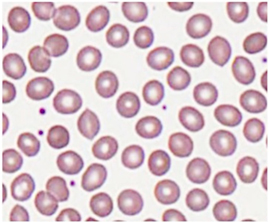
#> input picture resources/blood_cells_easy_1.jpg, 269 x 222 px
$ python -i watershed.py   (imports and definitions only)
#> lines starting #> are read from the running program, lines starting #| are printed output that depends on the picture; after the words box and inside, x2 and y2 are one past the last pixel; in counts of white or black regions, pixels touching at a corner belong together
### utils.py
import io

from matplotlib import pyplot as plt
import skimage as ski
from skimage import io, color

from constants import OUTCOMES_PATH_RELATIVE
from models import ImageObjectsStatistics


def load_image(path):
    img = io.imread(path)
    if img.ndim == 3 and img.shape[-1] == 4: # is alpha channel in image
        img = img[..., :3]  # drop alpha channel

    return color.rgb2gray(img)

# [71 lines left out: functions visualize_image, visualize_labels_on_image, visualize_objects_statistics, visualize_multiple_objects_statistics, save_image, save_objects_statistics, not called in this run]

### watershed.py
import copy
import time

import numpy as np
from scipy import ndimage as ndi
from skimage import filters, morphology, measure, segmentation

from constants import HUMAN_CELLS_MITOSIS_EASY, HUMAN_CELLS_MITOSIS_BINS
from models import ImageObjectsStatistics
from utils import load_image, visualize_objects_statistics, visualize_image, visualize_labels_on_image

"""
    Based on:
    Automated Particle Size and Shape Determination Methods: Application to Proppant Optimization
    By Dongjin Xu, Junting Wang, Zhiwen Li, Changheng Li, Yukai Guo, Xuyi Qiao and Yong Wang
"""
visualize = False
method_name = "Watershed"

def preprocess_image(image):
    img = copy.deepcopy(image)
    return filters.gaussian(img, sigma=1.0)


def segment_image(image_preprocessed):
    # Otsu thresholding
    thresh = filters.threshold_otsu(image_preprocessed)
    binary = image_preprocessed > thresh

    # Auto inversion if background is bright
    if np.mean(binary) > 0.5:
        binary = ~binary

    # Morphological cleaning
    binary = morphology.remove_small_objects(binary, max_size=5)
    binary = morphology.opening(binary, morphology.disk(2))
    binary = morphology.closing(binary, morphology.disk(2))

    return binary

def label_objects(image_segmented):
    distance = ndi.distance_transform_edt(image_segmented)
    local_maxi = morphology.local_maxima(distance)
    markers = measure.label(local_maxi)

    return segmentation.watershed(
        -distance,
        markers,
        mask=image_segmented
    )


def calculate_statistics(labeled_image) -> ImageObjectsStatistics:

    props = measure.regionprops(labeled_image)
    areas = []

    for p in props:
        area_circle_px = np.pi * (p.equivalent_diameter / 2) ** 2
        areas.append(area_circle_px)
        objs_areas = {i + 1: v for i, v in enumerate(areas)}

    return ImageObjectsStatistics(method_name=method_name, objs_areas=objs_areas.items())

# MAIN
start = time.time()

# [1 line that did not run here, left out]
# [1 line that did not run here, left out]
# [1 line that did not run here, left out]
# [1 line that did not run here, left out]
# [1 line that did not run here, left out]

end = time.time()
elapsed = end - start
#> elapsed = 0.00536
# [13 lines not run here, left out]

>>> import cv2
>>> picture = cv2.imread('resources/blood_cells_easy_1.jpg', cv2.IMREAD_GRAYSCALE)
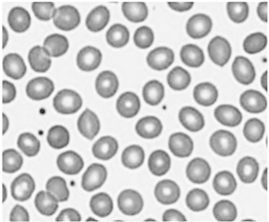
#> picture: shape (222, 269); min 37, max 255, mean 204.4
>>> result = segment_image(picture)
#> in segment_image, `thresh = filters.threshold_otsu(image_preprocessed)`: thresh = 197
#> in segment_image, `binary = image_preprocessed > thresh`:
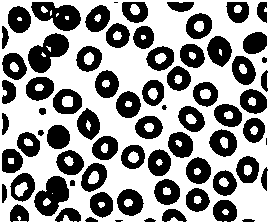
#> binary: shape (222, 269) bool; 58.7% white; 71 black regions (4 under 20 px), largest, box (x1, y1, x2, y2) and area: (28, 33, 69, 73) 926, (31, 2, 81, 31) 880, (34, 176, 69, 216) 851
#> (the run stopped early here; a loop or call above may not have finished)

$ run again, on resources/blood_cells_hard.jfif
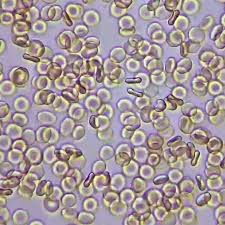
#> input picture resources/blood_cells_hard.jfif, 225 x 225 px
#> elapsed = 0.0043
#> `picture = cv2.imread('resources/blood_cells_easy_1.jpg', cv2.IMREAD_GR..`:
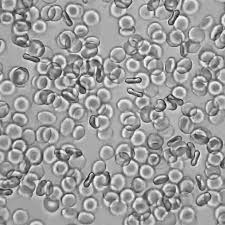
#> picture: shape (225, 225); min 7, max 255, mean 156.7
#> thresh = 151
#> in segment_image, `binary = image_preprocessed > thresh`:
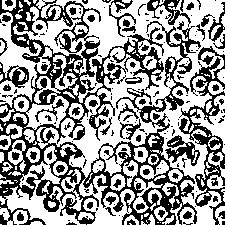
#> binary: shape (225, 225) bool; 59.5% white; 175 black regions (108 under 20 px), largest, box (x1, y1, x2, y2) and area: (0, 0, 201, 225) 13547, (179, 46, 225, 225) 2238, (165, 135, 200, 166) 455
